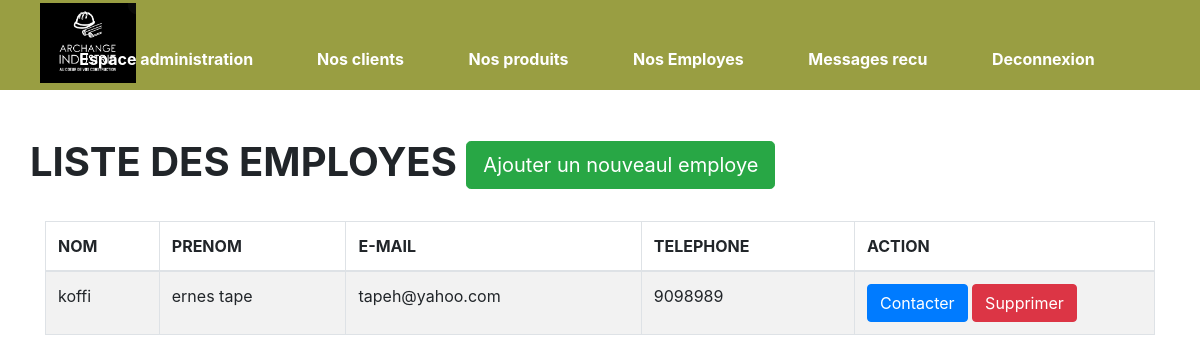
Page /employes.php on the committed database.
### tables this page shows
CREATE TABLE `employe` (
  `id` int(11) NOT NULL,
  `nom` varchar(255) NOT NULL,
  `prenom` varchar(255) NOT NULL,
  `mail` varchar(255) NOT NULL,
  `matricule` int(255) NOT NULL,
  `telephone` int(255) NOT NULL
);

### employes.php (the view, shortened to what this page needs)
<?php
$db = Database::connect();
?>
<!DOCTYPE html>
<html>
<head>
         <link rel="stylesheet" href="css/index.css">
        <link rel="stylesheet" href="https://use.fontawesome.com/releases/v5.8.1/css/all.css">
        <link rel="stylesheet" href="https://maxcdn.bootstrapcdn.com/bootstrap/4.0.0/css/bootstrap.min.css">
    <body>
           <header style="background-color: #999E42">
               <a href="index.php"><img src="img/LO2.png"></a></li>
            <nav >
                <ul>
                    <li style="color: blue; text-align: left ;margin-left: -3%;" >  <a href="admin.php" >Espace administration</a>   </li>
                     <li><a href="clients.php" >Nos clients</a></li>
                    <li><a href="produitsadmin.php">Nos produits</a></li>
                     <li><a href="employes.php">Nos Employes</a></li>
                     <li><a href="messagerecu.php">Messages recu</a></li>
                    <li><a href="deconnexion.php">Deconnexion</a></li>
                </ul>
            </nav>
          </header>
<br>
<br>  <div class="container admin">
            <div class="row">
                <h1><strong><span class="glyphicon glyphicon-list-alt">LISTE DES EMPLOYES  </strong><a href="ajem.php" class="btn btn-success btn-lg"><span class="glyphicon glyphicon-plus"></span> Ajouter un nouveaul employe</a></h1> </strong></div><br><table class="table table-striped table-bordered">
                  <thead>
                    <tr>
                      <th>NOM </th>
                      <th>PRENOM</th>
                      <th>E-MAIL</th>
                      <th>TELEPHONE</th>
                      <th>ACTION</th>
                    </tr>
                  </thead>
                  <tbody>
                     <?php
                        $view = $db -> query("SELECT * FROM employe");
                       while ($afficher = $view -> fetch()) {
                      ?>
                      <tr>
                            <td><?php echo $afficher['nom'] ?></td>
                            <td><?php echo $afficher['prenom'] ?></td>
                            <td><?php echo $afficher['mail'] ?></td>
                              <td><?php echo $afficher['telephone'] ?></td>
                            <td width=300>
                                <a class="btn btn-primary" href="contactemployes.php?id=<?php echo $afficher['id']; ?>"><span class="glyphicon glyphicon-pencil"></span> Contacter</a>
                            <a class="btn btn-danger" href="supprimeremployes.php?id=<?php echo $afficher['id']; ?>"><span class="glyphicon glyphicon-remove"></span> Supprimer</a>
                            </td>
                     </tr>
                   <?php } ?>
                  </tbody>
                </table>
            </div>
          <br>
    </body>
 <html>

### css/index.css (style rules this page uses)
header img { height: 80px; margin-left: 40px; }
body { font-family: sans-serif; }
header { background-color: black; position: unset; height: 90px; width: 100%; display: inline-block; }
header img { margin-top: 3px; }
header * { display: inline; }
header li { margin: 30px; font-weight: bold; }
header li a { color: white; text-decoration: none; margin-top: 10%; }
nav { margin-top: -3%; text-align: center; }

### rows in the picture
employe: nom "koffi", prenom "ernes tape", mail "tapeh@yahoo.com", telephone "9098989"
